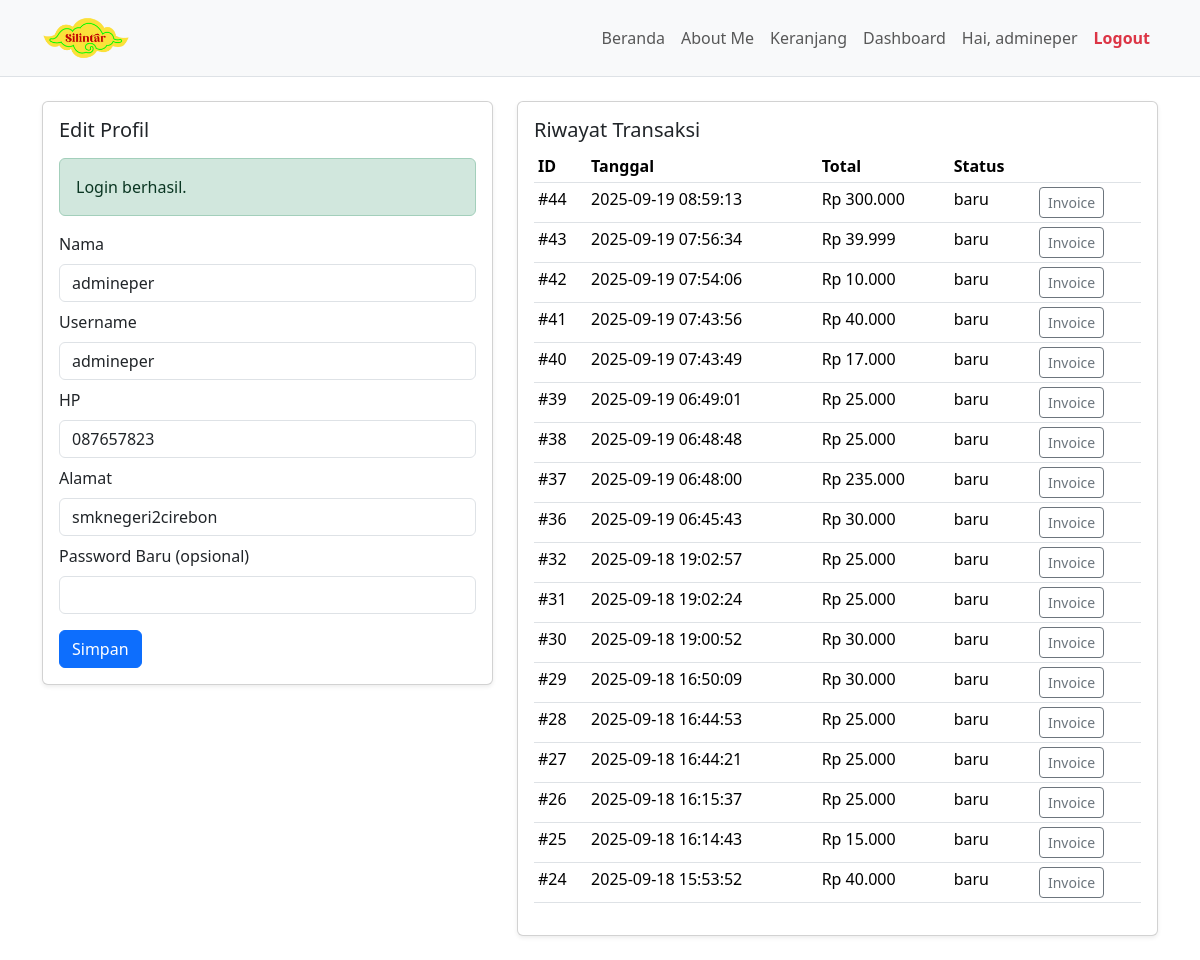
Screenshot of /umkm_2/public/profile.php (signed in) with the database file from the repository.
### tables this page shows
CREATE TABLE `tb_transaksi` (
  `id_transaksi` int NOT NULL,
  `id_pelanggan` int NOT NULL,
  `tanggal` datetime NOT NULL DEFAULT CURRENT_TIMESTAMP,
  `total_harga` int NOT NULL,
  `metode_bayar` varchar(100) DEFAULT NULL,
  `metode_kirim` varchar(100) DEFAULT NULL,
  `alamat_kirim` varchar(255) DEFAULT NULL,
  `status` varchar(50) DEFAULT 'baru'
);

### umkm_2/public/config.php (called while the page is built, shortened)
<?php
function e($str){ return htmlspecialchars($str, ENT_QUOTES, 'UTF-8'); }
function flash($key, $msg=null){
  if(isset($_SESSION['flash'][$key])){ $m=$_SESSION['flash'][$key]; unset($_SESSION['flash'][$key]); return $m; }
  return null;
}
?>

### umkm_2/public/profile.php (the view, shortened to what this page needs)
<?php require 'config.php'; if(!is_logged_in()) redirect('login.php'); ?>
<?php
$u = $_SESSION['user'];
$trx = $conn->query("SELECT * FROM tb_transaksi WHERE id_pelanggan=".$u['id']." ORDER BY id_transaksi DESC")->fetch_all(MYSQLI_ASSOC);
?>
<!doctype html><html lang="id"><head>
<link href="https://cdn.jsdelivr.net/npm/bootstrap@5.3.2/dist/css/bootstrap.min.css" rel="stylesheet">
</head><body>
<?php include '_navbar.php'; ?>
<div class="container my-4">
  <div class="row g-4">
    <div class="col-md-5">
      <div class="card shadow-sm">
        <div class="card-body">
          <h5 class="mb-3">Edit Profil</h5>
          <?php if($m=flash('ok')): ?><div class="alert alert-success"><?=e($m)?></div><?php endif; ?>
          <form method="post">
            <div class="mb-2"><label class="form-label">Nama</label><input name="nama" class="form-control" value="<?=e($u['nama'])?>"></div>
            <div class="mb-2"><label class="form-label">Username</label><input name="username" class="form-control" value="<?=e($u['username'])?>"></div>
            <div class="mb-2"><label class="form-label">HP</label><input name="hp" class="form-control" value="<?=e($u['hp'])?>"></div>
            <div class="mb-2"><label class="form-label">Alamat</label><input name="alamat" class="form-control" value="<?=e($u['alamat'])?>"></div>
            <div class="mb-2"><label class="form-label">Password Baru (opsional)</label><input name="password" type="password" class="form-control"></div>
            <button class="btn btn-primary mt-2">Simpan</button>
          </form>
        </div>
      </div>
    </div>
    <div class="col-md-7">
      <div class="card shadow-sm">
        <div class="card-body">
          <h5>Riwayat Transaksi</h5>
          <div class="table-responsive mt-2">
            <table class="table table-sm">
              <thead><tr><th>ID</th><th>Tanggal</th><th>Total</th><th>Status</th><th></th></tr></thead>
              <tbody>
                <?php foreach($trx as $t): ?>
                  <tr>
                    <td>#<?=$t['id_transaksi']?></td>
                    <td><?=$t['tanggal']?></td>
                    <td>Rp <?=number_format($t['total_harga'],0,',','.')?></td>
                    <td><?=e($t['status'])?></td>
                    <td><a class="btn btn-sm btn-outline-secondary" href="invoice.php?id=<?=$t['id_transaksi']?>">Invoice</a></td>
                  </tr>
                <?php endforeach; ?>
              </tbody>
            </table>
          </div>
        </div>
      </div>
    </div>
  </div>
</div>
</body></html>

### rows the page displays
tb_transaksi: id_transaksi "44", tanggal "2025-09-19 08:59:13", total_harga "300.000", status "baru"
tb_transaksi: id_transaksi "43", tanggal "2025-09-19 07:56:34", total_harga "39.999", status "baru"
tb_transaksi: id_transaksi "42", tanggal "2025-09-19 07:54:06", total_harga "10.000", status "baru"
tb_transaksi: id_transaksi "41", tanggal "2025-09-19 07:43:56", total_harga "40.000", status "baru"
tb_transaksi: id_transaksi "40", tanggal "2025-09-19 07:43:49", total_harga "17.000", status "baru"
tb_transaksi: id_transaksi "39", tanggal "2025-09-19 06:49:01", total_harga "25.000", status "baru"
tb_transaksi: id_transaksi "38", tanggal "2025-09-19 06:48:48", total_harga "25.000", status "baru"
tb_transaksi: id_transaksi "37", tanggal "2025-09-19 06:48:00", total_harga "235.000", status "baru"
tb_transaksi: id_transaksi "36", tanggal "2025-09-19 06:45:43", total_harga "30.000", status "baru"
tb_transaksi: id_transaksi "32", tanggal "2025-09-18 19:02:57", total_harga "25.000", status "baru"
tb_transaksi: id_transaksi "31", tanggal "2025-09-18 19:02:24", total_harga "25.000", status "baru"
tb_transaksi: id_transaksi "30", tanggal "2025-09-18 19:00:52", total_harga "30.000", status "baru"
tb_transaksi: id_transaksi "29", tanggal "2025-09-18 16:50:09", total_harga "30.000", status "baru"
tb_transaksi: id_transaksi "28", tanggal "2025-09-18 16:44:53", total_harga "25.000", status "baru"
tb_transaksi: id_transaksi "27", tanggal "2025-09-18 16:44:21", total_harga "25.000", status "baru"
tb_transaksi: id_transaksi "26", tanggal "2025-09-18 16:15:37", total_harga "25.000", status "baru"
tb_transaksi: id_transaksi "25", tanggal "2025-09-18 16:14:43", total_harga "15.000", status "baru"
tb_transaksi: id_transaksi "24", tanggal "2025-09-18 15:53:52", total_harga "40.000", status "baru"

### other values shown
$_SESSION['user']['nama'] "admineper"
$m "Login berhasil."
